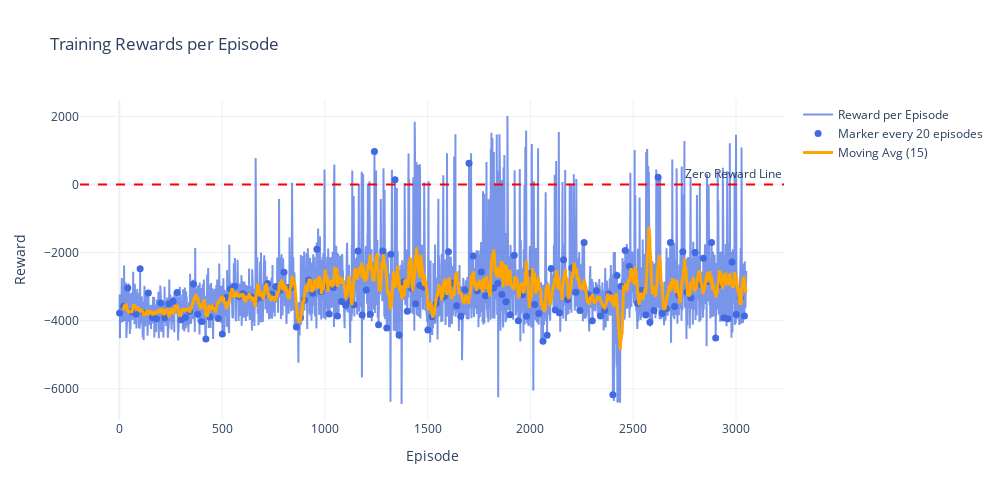

Write notebook code for a chart like this one.
### Code cell
import plotly.graph_objects as go
import numpy as np
import os

logs_path = "/Users/danielemateria/Desktop/q-learning-maze-robot/logs"
log_file_paths = os.listdir(logs_path)
log_file_paths = [os.path.join(logs_path, file) for file in log_file_paths if file.endswith('.log')]
log_file_paths.sort()

def extract_rewards_from_log(log_file_paths):
    rewards = np.array([])
    for log_file_path in log_file_paths:
        with open(log_file_path, 'r') as file:
            for line in file:
                if "|" in line:
                    reward = line.split("|")[1].strip()
                    reward = float(reward.split(":")[-1])
                    rewards = np.append(rewards, reward)
    return rewards

def plot_rewards_plotly(rewards, window=15, marker_every=20):
    episodes = np.arange(1, len(rewards) + 1)
    fig = go.Figure()
    # Linea principale
    fig.add_trace(go.Scatter(
        x=episodes, y=rewards,
        mode='lines',
        name='Reward per Episode',
        line=dict(color='royalblue', width=2),
        opacity=0.7
    ))
    # Marker ogni marker_every episodi
    marker_idx = np.arange(0, len(rewards), marker_every)
    fig.add_trace(go.Scatter(
        x=episodes[marker_idx], y=rewards[marker_idx],
        mode='markers',
        name=f'Marker every {marker_every} episodes',
        marker=dict(color='royalblue', size=7, symbol='circle')
    ))
    # Media mobile
    if len(rewards) >= window:
        moving_avg = np.convolve(rewards, np.ones(window)/window, mode='valid')
        fig.add_trace(go.Scatter(
            x=episodes[window-1:], y=moving_avg,
            mode='lines',
            name=f'Moving Avg ({window})',
            line=dict(color='orange', width=3)
        ))
    fig.update_layout(
        title='Training Rewards per Episode',
        xaxis_title='Episode',
        yaxis_title='Reward',
        template='plotly_white',
        legend=dict(font=dict(size=12)),
        width=1000, height=500
    )
    fig.add_hline(y=0, line_dash="dash", line_color="red", annotation_text="Zero Reward Line")
    fig.show()

rewards = extract_rewards_from_log(log_file_paths)
print("Total episodes: ", len(rewards))
print("Last episode reward: ", rewards[-1])
print("Rewards over 0: ", len(rewards[rewards > -500]))
plot_rewards_plotly(rewards)

### Figure 1 — Plotly figure (JSON) as saved in the notebook; plotly's stock layout.template omitted (floating-point values rounded to 4 significant figures; data arrays with more than 128 entries replaced by an {"elided": "..."} marker saying what was removed)
{"data": [{"line": {"color": "royalblue", "width": 2}, "mode": "lines", "name": "Reward per Episode", "opacity": 0.7, "type": "scatter", "x": {"elided": "3050 int values"}, "y": {"elided": "3050 float values"}}, {"marker": {"color": "royalblue", "size": 7, "symbol": "circle"}, "mode": "markers", "name": "Marker every 20 episodes", "type": "scatter", "x": {"elided": "153 int values"}, "y": {"elided": "153 float values"}}, {"line": {"color": "orange", "width": 3}, "mode": "lines", "name": "Moving Avg (15)", "type": "scatter", "x": {"elided": "3036 int values"}, "y": {"elided": "3036 float values"}}], "layout": {"annotations": [{"showarrow": false, "text": "Zero Reward Line", "x": 1, "xanchor": "right", "xref": "x domain", "y": 0, "yanchor": "bottom", "yref": "y"}], "height": 500, "legend": {"font": {"size": 12}}, "shapes": [{"line": {"color": "red", "dash": "dash"}, "type": "line", "x0": 0, "x1": 1, "xref": "x domain", "y0": 0, "y1": 0, "yref": "y"}], "title": {"text": "Training Rewards per Episode"}, "width": 1000, "xaxis": {"title": {"text": "Episode"}}, "yaxis": {"title": {"text": "Reward"}}}}
